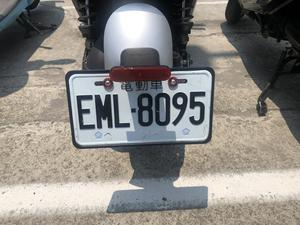
#> input picture realPlate/resizejpg001.jpg, 300 x 225 px
$ python regCarPlate.py
#> lines starting #> are read from the running program, lines starting #| are printed output that depends on the picture; after the words box and inside, x2 and y2 are one past the last pixel; in counts of white or black regions, pixels touching at a corner belong together
import cv2

img = cv2.imread('realPlate/resizejpg001.jpg')  #讀取要辨識的圖形
#> img is the input picture: shape (225, 300, 3); mean B, G, R 129.2, 134, 137.3
detector = cv2.CascadeClassifier('haar_carplate.xml')  #讀取Haar模型
signs = detector.detectMultiScale(img, minSize=(80, 20), scaleFactor=1.1, minNeighbors=4)  #辨識
#> signs = [[163, 86, 108, 27], [39, 86, 181, 45], [6, 52, 155, 39]]
if len(signs) > 0 :  #有偵測到車牌
    for (x, y, w, h) in signs:  #逐一框選出車牌
        cv2.rectangle(img, (x, y), (x+w, y+h), (0, 0, 255), 2)
        print(signs)
#> this loop made 3 passes
#| [[163  86 108  27]
#|  [ 39  86 181  45]
#|  [  6  52 155  39]]
#| [[163  86 108  27]
#|  [ 39  86 181  45]
#|  [  6  52 155  39]]
#| [[163  86 108  27]
#|  [ 39  86 181  45]
#|  [  6  52 155  39]]
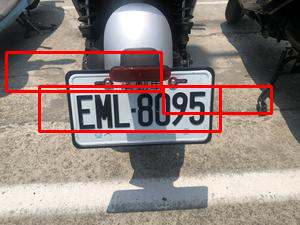
#> img: shape (225, 300, 3); 4.61% of pixels changed, all inside (x1, y1, x2, y2) = (5, 51, 273, 133)
else:
    print('沒有偵測到車牌！')

cv2.imshow('Frame', img)  #顯示圖形
cv2.waitKey(0)
cv2.destroyAllWindows()

$ run again, with realPlate/resizejpg007.jpg copied over realPlate/resizejpg001.jpg
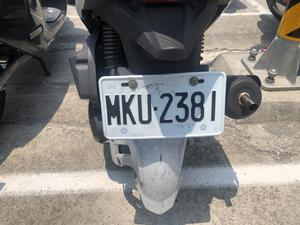
#> input picture realPlate/resizejpg007.jpg, 300 x 225 px
#> img is the input picture: shape (225, 300, 3); mean B, G, R 122.3, 125.1, 127.7
#> signs = [[96, 140, 98, 25], [169, 97, 122, 30], [74, 86, 173, 43], [24, 23, 165, 41]]
#> the loop `for (x, y, w, h) in signs:` made 4 passes
#> (printed output is left out)
#> after the loop `for (x, y, w, h) in signs:`:
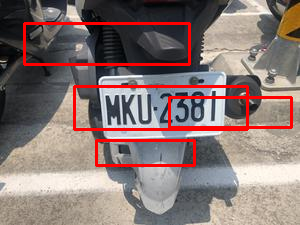
#> img: shape (225, 300, 3); 6.03% of pixels changed, all inside (x1, y1, x2, y2) = (23, 22, 293, 167)

$ run again, with realPlate/resizejpg009.jpg copied over realPlate/resizejpg001.jpg
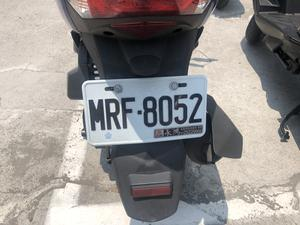
#> input picture realPlate/resizejpg009.jpg, 300 x 225 px
#> img is the input picture: shape (225, 300, 3); mean B, G, R 139.8, 142, 146.1
#> signs = [[63, 94, 156, 39], [101, 90, 177, 44], [18, 166, 229, 57]]
#> the loop `for (x, y, w, h) in signs:` made 3 passes
#> (printed output is left out)
#> after the loop `for (x, y, w, h) in signs:`:
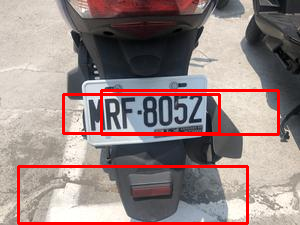
#> img: shape (225, 300, 3); 5.85% of pixels changed, all inside (x1, y1, x2, y2) = (17, 89, 280, 225)

$ run again, with realPlate/resizejpg011.jpg copied over realPlate/resizejpg001.jpg
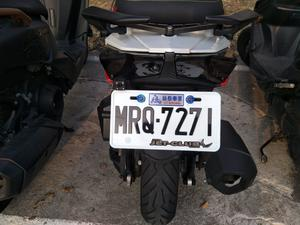
#> input picture realPlate/resizejpg011.jpg, 300 x 225 px
#> img is the input picture: shape (225, 300, 3); mean B, G, R 64.3, 65.4, 68.3
#> signs = [[122, 10, 101, 25], [163, 164, 90, 22], [93, 101, 150, 37]]
#> the loop `for (x, y, w, h) in signs:` made 3 passes
#> (printed output is left out)
#> after the loop `for (x, y, w, h) in signs:`:
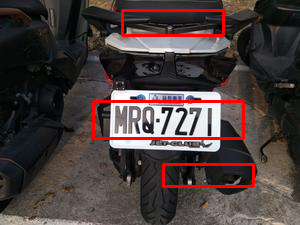
#> img: shape (225, 300, 3); 3.76% of pixels changed, all inside (x1, y1, x2, y2) = (92, 9, 255, 188)
